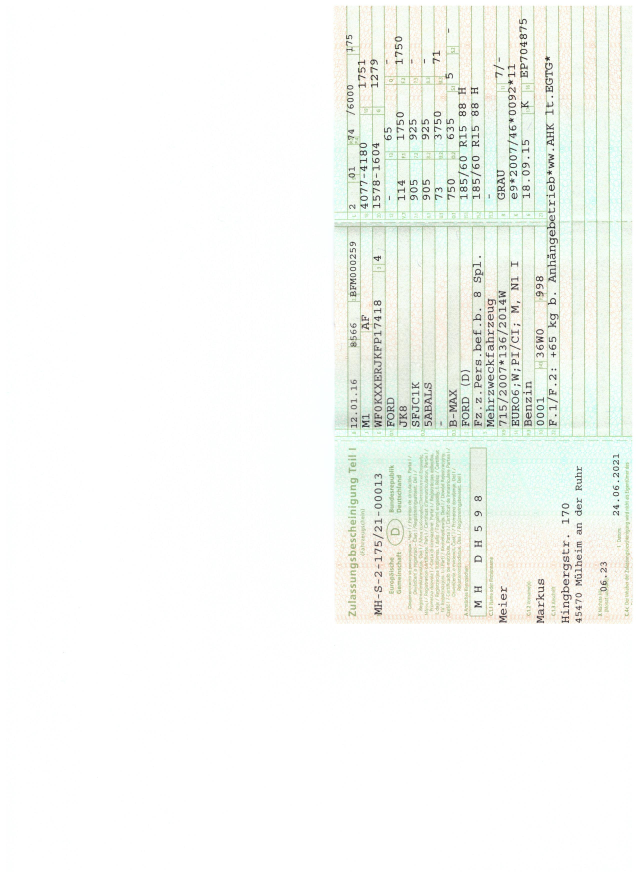
#> input picture assets/download/example_one.jpg, 2552 x 3510 px (shown at 1/4 size)
$ python -i ImageWorker.py   (imports and definitions only)
#> lines starting #> are read from the running program, lines starting #| are printed output that depends on the picture
#> further down, picture is the input picture: PIL image 2552x3510 RGB; mean R, G, B 246, 248.6, 244.7
import matplotlib.pyplot as plt
from PIL import ExifTags
import numpy as np


def searchWhiteBlocks(whiteImage, square_coords):
    isWhiteResult = []
    for square in square_coords:
        x, y, w, h = square
        result, rate = is_white_similar(whiteImage, x, y, w, h)
        isWhiteResult.append([result, rate])
    return isWhiteResult


def is_white_similar(image, x, y, w, h):
    brightness_values = image[y:y + h, x:x + w, 0] * 0.299 \
                        + image[y:y + h, x:x + w, 1] * 0.587 \
                        + image[y:y + h, x:x + w, 2] * 0.114
    num_bright_pixels = np.count_nonzero(brightness_values > 200)
    total_pixels = w * h
    if num_bright_pixels / total_pixels >= 0.95:
        return True, num_bright_pixels / total_pixels
    else:
        return False, num_bright_pixels / total_pixels


def alignImage(image):
    exif = image._getexif()
#> exif = 6 items
    if exif:
        exif = {ExifTags.TAGS[k]: v for k, v in exif.items() if k in ExifTags.TAGS}
#> exif = {'ExifOffset': 2242, 'ProcessingSoftware': 'Windows Photo Editor 10.0.10011.16384', 'Software': 'Windows Photo Editor 10.0.10011.16384', 'Orientation': 6, 'DateTime': '2021:06:28 17:30:26'}
        orientation = exif.get("Orientation", None)
#> orientation = 6
        if orientation == 3:
            image = image.rotate(180, expand=True)
        elif orientation == 6:
            image = image.rotate(270, expand=True)
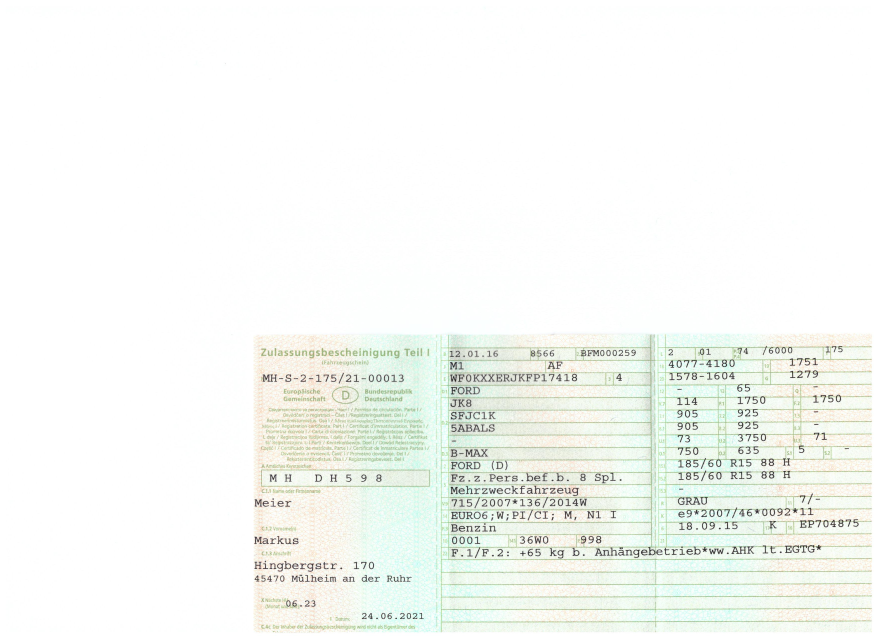
#> image: PIL image 3510x2552 RGB (shown at 1/4 size); mean R, G, B 246, 248.6, 244.7
        elif orientation == 8:
            image = image.rotate(90, expand=True)
    return image


def plotImage(image):
    plt.imshow(image)
    plt.show()

>>> from PIL import Image
>>> picture = Image.open('../assets/download/example_one.jpg')
>>> result = alignImage(picture)
